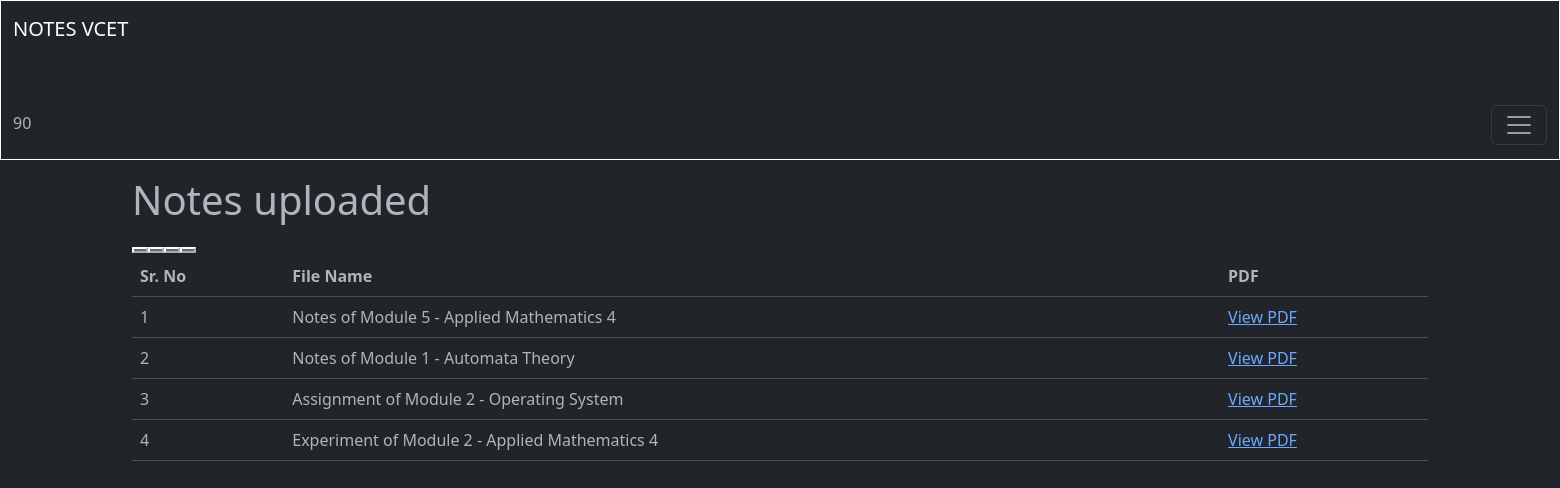
Page /notesuploded/ (signed in) on the committed database.
### blogapp/models.py (models this page shows, shortened)
class UserAccount(AbstractBaseUser, PermissionsMixin):
    email = models.CharField(max_length = 50,unique=True)
    name = models.CharField(max_length=200)
    is_active = models.BooleanField(default=True)
    is_mod = models.BooleanField(default=False)
    is_nUser = models.BooleanField(default=True)
    is_staff = models.BooleanField(default=False)
    coins_scored = models.IntegerField(default=100,null=True,blank=True)
    rank = models.IntegerField(default=0)
    objects = UserAccountManager()
    USERNAME_FIELD = 'email'
    REQUIRED_FIELDS = ['name']

class Notes(models.Model):
    typ = (
        ('Assignment','Assignment'),
        ('Experiment','Experiment'),
        ('Notes','Notes'),
        ('ReferenceBook','Reference Book'),
        ('LectureSlides','Lecture Slides'),
        ('PYQ','PYQ'),
    )
    mods = (
        ('1','1'),
        ('2','2'),
        ('3','3'),
        ('4','4'),
        ('5','5'),
        ('6','6'),
    )
    desc = models.TextField(max_length=500,null=True,blank=True)
    mod = models.CharField(max_length=5,choices=mods,null=True,blank=True)
    file = models.FileField(upload_to='notes/')
    author = models.ForeignKey(UserAccount,on_delete=models.CASCADE)
    status = models.BooleanField(default=False)
    likes = models.ManyToManyField(UserAccount,related_name="notes_like")
    views = models.PositiveIntegerField(default=0)
    buy=models.ManyToManyField(UserAccount,related_name="buy_notes")
    typeN = models.CharField(max_length=50,null=True,blank=True,choices=typ)
    docid = models.CharField(max_length=300,null=True,blank=True)
    sub =  models.ForeignKey(Subject,on_delete=models.CASCADE,null=True,blank=True)
    slug = AutoSlugField(populate_from = 'sub',unique=True,null=True,default=None)
    nDetail = models.CharField(max_length=100,null=True,blank=True)

class Subject(models.Model):
    name = models.CharField(max_length=50)
    teacher = models.CharField(max_length=50)
    teacherurl = models.CharField(max_length=300,null=True,blank=True)
    img = models.ImageField(upload_to='subImage/',null=True,blank=True)
    def __str__(self):
        return self.name

### blogapp/views.py (the view)
# urls.py: path('notesuploded/',views.notesuploded,name='notesuploded'),
def notesuploded(request):
    notes = Notes.objects.filter(author = request.user,status=True) #Fetches only those notes which are uploaded by the respected user
    context = {
        'notes' : notes,
    }
    return render(request,'main/notesuploded.html',context)

### templates/main/notesuploded.html (shortened to what this page needs)
{% extends 'index.html' %} {% block content %}
<div class="container mt-3">
  <h1>Notes uploaded</h1>
  <table class="table table-hover">
    <thead>
      <tr>
        <th scope="col">Sr. No</th>
        <th scope="col">File Name</th>
        <th scope="col">PDF</th>
      </tr>
    </thead>
    <tbody>
      {% for x in notes %}
      <tr>
        <td scope="row">{{forloop.counter}}</td>
        <td>{{x.typeN}} of Module {{x.mod}} - {{x.sub}}</td>
        <button class="card-link" class="btn btn-success">
          <td><a href="{{ x.file.url }}">View PDF</a></td>
        </button>
      </tr>
      {% endfor %}
    </tbody>
  </table>
  {% endblock %}

### templates/components/header.html (shortened to what this page needs)
{% load static %}
<link rel="stylesheet" href="{% static 'css/darkmode.css' %}">
<link rel="stylesheet" href="{% static 'css/new.js' %}">
<nav class="navbar navbar-dark bg-dark  ">
    <div class="container-fluid">
      <a class="navbar-brand" href="{% url 'home' %}">NOTES VCET</a>
      <div class="coin">
          <img src="{% static 'images/coin.png' %}" alt="">
      </div><p class="cna">{{ user.coins_scored }}</p>
      <button class="navbar-toggler" type="button" data-bs-toggle="collapse" data-bs-target="#navbarSupportedContent" aria-controls="navbarSupportedContent" aria-expanded="false" aria-label="Toggle navigation">
        <span class="navbar-toggler-icon"></span>
      </button>
    </div>
  </nav>

### templates/components/header.html (style rules this page uses)
.navbar { border: 0.2px solid white; }
.coin { margin-left: 96em; width: 3px; }
.cna { margin-top: 12px; font-weight: bol; }

### rows in the picture
UserAccount: coins_scored "90"
Notes: typeN "Notes", mod "5", sub "Applied Mathematics 4"
Notes: typeN "Notes", mod "1", sub "Automata Theory"
Notes: typeN "Assignment", mod "2", sub "Operating System"
Notes: typeN "Experiment", mod "2", sub "Applied Mathematics 4"
